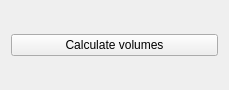
<?xml version="1.0" encoding="UTF-8"?>
<ui version="4.0">
 <class>qSlicerResectionPlanningVolumesWidget</class>
 <widget class="QWidget" name="qSlicerResectionPlanningVolumesWidget">
  <property name="geometry">
   <rect>
    <x>0</x>
    <y>0</y>
    <width>229</width>
    <height>90</height>
   </rect>
  </property>
  <property name="windowTitle">
   <string>Form</string>
  </property>
  <layout class="QVBoxLayout" name="verticalLayout">
   <item>
    <widget class="QPushButton" name="calculateVolumetryButton">
     <property name="text">
      <string>Calculate volumes</string>
     </property>
    </widget>
   </item>
  </layout>
 </widget>
 <resources/>
 <connections/>
</ui>
